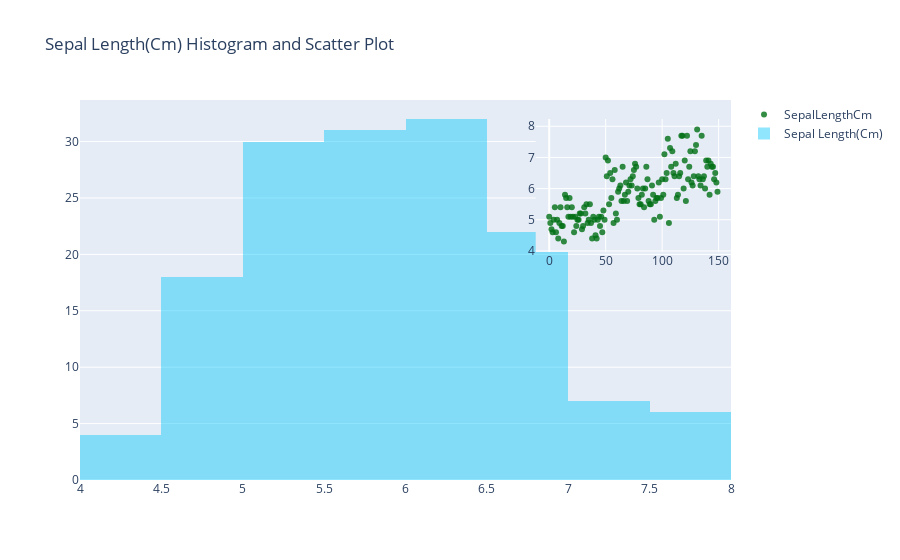

Notebook code for this chart:
### Markdown cell above
<a id="7"></a> <br>
## Inset Plots (Plotly)
* If you do not understand the code check my plotly tutorial.

### Code cell
# trace1 is line plot
# go: graph object
trace1 = go.Scatter(
    x=df.index,
    y=df.SepalLengthCm,
    mode = "markers",
    xaxis='x2',
    yaxis='y2',
    name = "SepalLengthCm",
    marker = dict(color = 'rgba(0, 112, 20, 0.8)'),
)

# trace2 is histogram
trace2 = go.Histogram(
    x=df.SepalLengthCm,
    opacity=0.75,
    name = "Sepal Length(Cm)",
    marker=dict(color='rgba(10, 200, 250, 0.6)'))

# add trace1 and trace2
data = [trace1, trace2]
layout = go.Layout(
    xaxis2=dict(
        domain=[0.7, 1],
        anchor='y2',        
    ),
    yaxis2=dict(
        domain=[0.6, 0.95],
        anchor='x2',
    ),
    title = ' Sepal Length(Cm) Histogram and Scatter Plot'
)
fig = go.Figure(data=data, layout=layout)
iplot(fig)

### Figure 1 — Plotly figure (JSON) as saved in the notebook; plotly's stock layout.template omitted (floating-point values rounded to 4 significant figures; data arrays with more than 128 entries replaced by an {"elided": "..."} marker saying what was removed)
{"data": [{"marker": {"color": "rgba(0, 112, 20, 0.8)"}, "mode": "markers", "name": "SepalLengthCm", "type": "scatter", "x": {"elided": "150 int values"}, "xaxis": "x2", "y": {"elided": "150 float values"}, "yaxis": "y2"}, {"marker": {"color": "rgba(10, 200, 250, 0.6)"}, "name": "Sepal Length(Cm)", "opacity": 0.75, "type": "histogram", "x": {"elided": "150 float values"}}], "layout": {"title": {"text": " Sepal Length(Cm) Histogram and Scatter Plot"}, "xaxis2": {"anchor": "y2", "domain": [0.7, 1]}, "yaxis2": {"anchor": "x2", "domain": [0.6, 0.95]}}}
